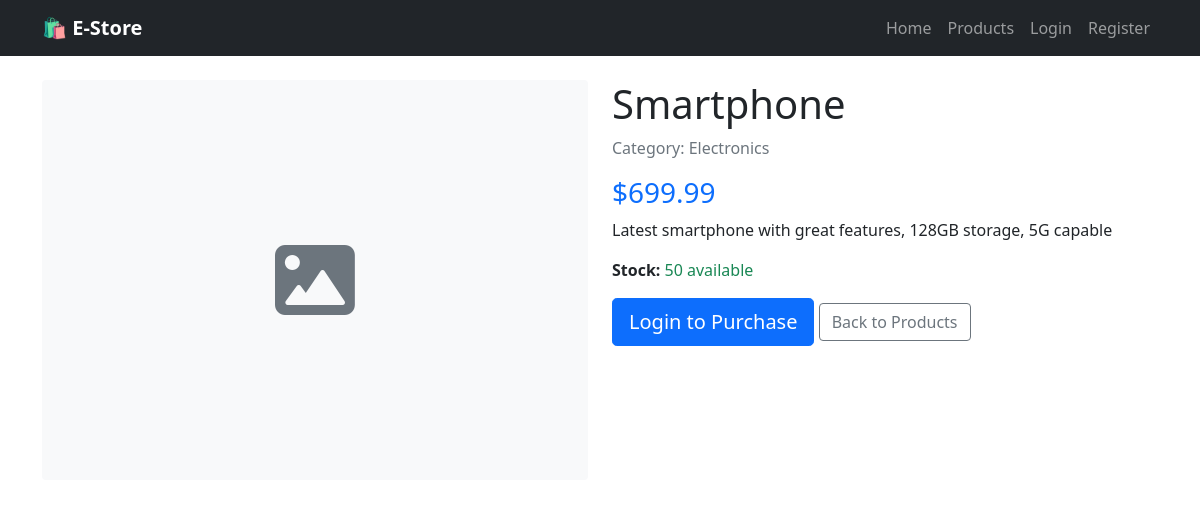
/product/1/, run on the app's committed database.
### store/models.py (models this page shows, shortened)
class Product(models.Model):
    name = models.CharField(max_length=200)
    description = models.TextField()
    price = models.DecimalField(max_digits=10, decimal_places=2, validators=[MinValueValidator(0)])
    category = models.ForeignKey(Category, on_delete=models.CASCADE)
    image = models.ImageField(upload_to='products/', blank=True, null=True)
    stock = models.IntegerField(validators=[MinValueValidator(0)])
    created_at = models.DateTimeField(auto_now_add=True)
    updated_at = models.DateTimeField(auto_now=True)

class Category(models.Model):
    name = models.CharField(max_length=100)
    description = models.TextField(blank=True)

### store/views.py (the view)
# urls.py: path('product/<int:product_id>/', views.product_detail, name='product_detail'),
def product_detail(request, product_id):
    product = get_object_or_404(Product, id=product_id)
    return render(request, 'product_detail.html', {'product': product})

### store/context_processors.py (called while the page is built)
def cart_items_count(request):
    if request.user.is_authenticated:
        cart, created = Cart.objects.get_or_create(user=request.user)
        return {'cart_items_count': cart.items.count()}
    return {'cart_items_count': 0}

### templates/product_detail.html
{% extends 'base.html' %}
{% block content %}
<div class="row">
    <div class="col-md-6">
        {% if product.image %}
        <img src="{{ product.image.url }}" class="img-fluid rounded" alt="{{ product.name }}">
        {% else %}
        <div class="bg-light d-flex align-items-center justify-content-center rounded" style="height: 400px;">
            <i class="fas fa-image fa-5x text-muted"></i>
        </div>
        {% endif %}
    </div>
    <div class="col-md-6">
        <h1>{{ product.name }}</h1>
        <p class="text-muted">Category: {{ product.category.name }}</p>
        <h3 class="text-primary">${{ product.price }}</h3>
        <p>{{ product.description }}</p>
        <div class="mb-3">
            <strong>Stock:</strong>
            {% if product.stock > 0 %}
            <span class="text-success">{{ product.stock }} available</span>
            {% else %}
            <span class="text-danger">Out of stock</span>
            {% endif %}
        </div>
        {% if user.is_authenticated %}
            {% if product.stock > 0 %}
            <a href="{% url 'add_to_cart' product.id %}" class="btn btn-primary btn-lg">
                <i class="fas fa-shopping-cart"></i> Add to Cart
            </a>
            {% else %}
            <button class="btn btn-secondary btn-lg" disabled>Out of Stock</button>
            {% endif %}
        {% else %}
            <a href="{% url 'login' %}" class="btn btn-primary btn-lg">Login to Purchase</a>
        {% endif %}
        <a href="{% url 'product_list' %}" class="btn btn-outline-secondary">Back to Products</a>
    </div>
</div>
{% endblock %}

### data on the page
Product: name "Smartphone", category.name "Electronics", price "699.99", description "Latest smartphone with great features, 128GB storage, 5G capable", stock "50"
